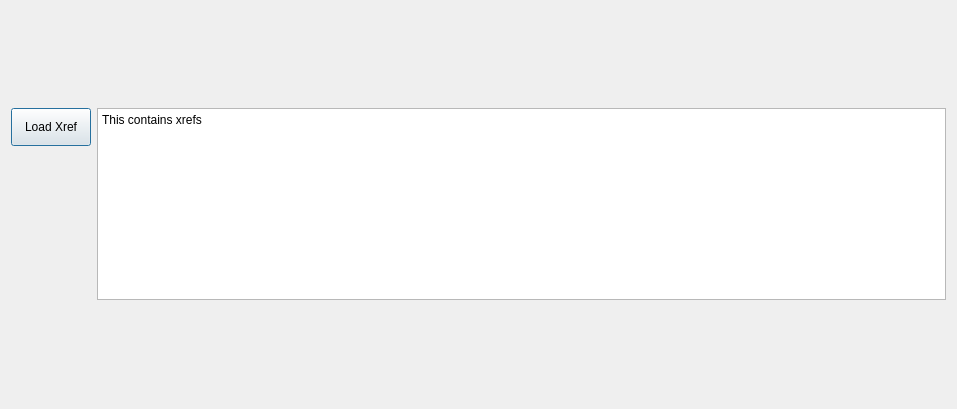
<?xml version="1.0" encoding="UTF-8"?>
<ui version="4.0">
 <class>XrefManager</class>
 <widget class="QDialog" name="XrefManager">
  <property name="geometry">
   <rect>
    <x>0</x>
    <y>0</y>
    <width>957</width>
    <height>409</height>
   </rect>
  </property>
  <property name="windowTitle">
   <string>Dialog</string>
  </property>
  <layout class="QFormLayout" name="formLayout_2">
   <item row="1" column="0">
    <widget class="QPushButton" name="newXref">
     <property name="maximumSize">
      <size>
       <width>100</width>
       <height>100</height>
      </size>
     </property>
     <property name="text">
      <string>Load Xref</string>
     </property>
    </widget>
   </item>
   <item row="1" column="1">
    <widget class="QTextBrowser" name="textBrowser">
     <property name="html">
      <string>&lt;!DOCTYPE HTML PUBLIC &quot;-//W3C//DTD HTML 4.0//EN&quot; &quot;http://www.w3.org/TR/REC-html40/strict.dtd&quot;&gt;
&lt;html&gt;&lt;head&gt;&lt;meta name=&quot;qrichtext&quot; content=&quot;1&quot; /&gt;&lt;style type=&quot;text/css&quot;&gt;
p, li { white-space: pre-wrap; }
&lt;/style&gt;&lt;/head&gt;&lt;body style=&quot; font-family:'Sans Serif'; font-size:9pt; font-weight:400; font-style:normal;&quot;&gt;
&lt;p style=&quot; margin-top:0px; margin-bottom:0px; margin-left:0px; margin-right:0px; -qt-block-indent:0; text-indent:0px;&quot;&gt;This contains xrefs&lt;/p&gt;&lt;/body&gt;&lt;/html&gt;</string>
     </property>
    </widget>
   </item>
  </layout>
 </widget>
 <resources/>
 <connections/>
</ui>
